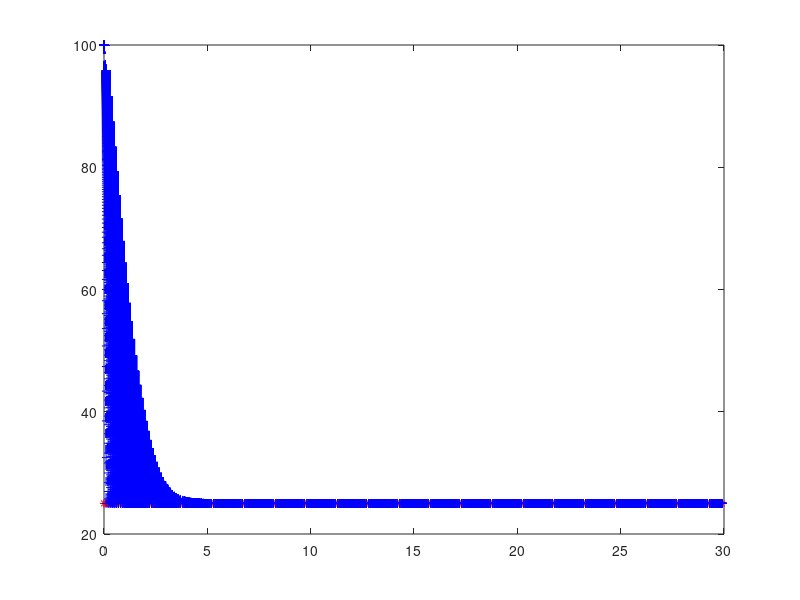

MATLAB code for this plot:
%tham so 
L = 30;
dx = 0.1;
Nx = L/dx;
Time = 10;
h = 0.01;
Nt = Time/h;
%khoi tao gia tri ban dau
for i = 1: Nx
    T(i) = 25;
end
X = 0:dx:L-dx;
plot(X, T,'r*--'); hold on;
%tinh toan tai cac buoc
for t = 0: h : Time
    for i = 2 : Nx -1
        T2p(i) = 0.1*(T(i+1) - 2*T(i) + T(i-1))/(dx*dx);
    end
    for i = 1 : Nx
        if (i == 1)
            T(i) = 100;
        elseif (i == Nx)
           T(i) = 25;
        else
            T(i) = T(i) + h*T2p(i);
        end
       
    end
    plot(X,T,'b+--');
end
